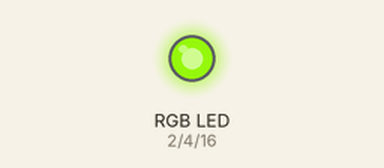
Recording of a sketch running on a simulated ESP32. On the bench: an RGB LED mixed from three pins (HIGH = lit). What the sketch prints to the serial monitor is not drawn.

Above: at 0.05 s.
At 0.4 s:
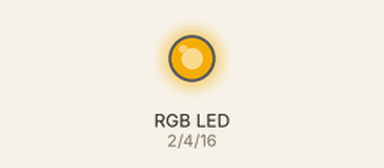
At 0.75 s:
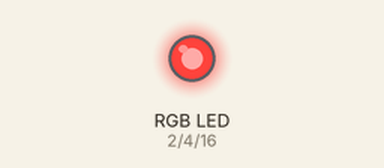
At 1.45 s:
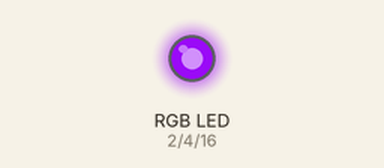
At 2.15 s:
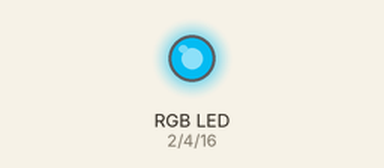
At 2.85 s:
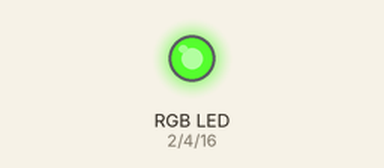
Timing chart, 0 to 6.9 s (numbered marks = the images above):
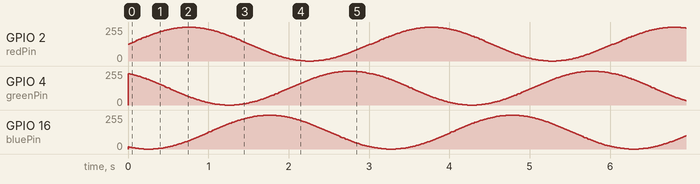

The sketch:

breath_led3.0.ino
```cpp
// 定义RGB LED引脚
const int redPin   = 2;
const int greenPin = 4;
const int bluePin  = 16;

// 设置PWM属性
const int freq = 5000;          // 频率 5000Hz
const int resolution = 8;       // 分辨率 8位 (0-255)

// 彩虹参数
const float PI_VAL = 3.14159265;
const int steps = 200;          // 一个完整周期的步数
const int delayTime = 15;       // 每步延时，控制渐变速度

void setup() {
  Serial.begin(115200);

  // 绑定三个引脚到PWM
  ledcAttach(redPin,   freq, resolution);
  ledcAttach(greenPin, freq, resolution);
  ledcAttach(bluePin,  freq, resolution);
}

void loop() {
  // 一个完整的彩虹周期：0 → 2π
  for (int i = 0; i <= steps; i++) {
    // 将 i 映射到 0 ~ 2π 弧度
    float theta = (float)i / steps * 2 * PI_VAL;

    // 三个通道分别偏移 0°、120°、240°
    float r = (1.0 + sin(theta)) / 2.0;
    float g = (1.0 + sin(theta + 2 * PI_VAL / 3)) / 2.0;
    float b = (1.0 + sin(theta + 4 * PI_VAL / 3)) / 2.0;

    // 映射到 PWM 占空比 0~255 并写入
    ledcWrite(redPin,   (int)(r * 255));
    ledcWrite(greenPin, (int)(g * 255));
    ledcWrite(bluePin,  (int)(b * 255));

    delay(delayTime);
  }

  Serial.println("Rainbow cycle completed");
}
```
